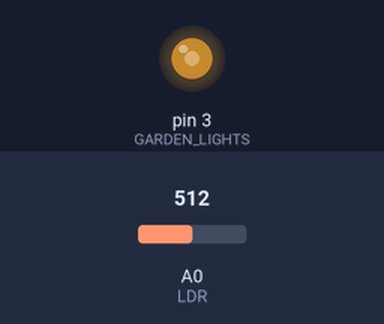
The sketch below on a simulated Arduino Uno, built with avr-gcc and run on an emulated ATmega328P. On the bench: output pins drawn as LEDs (lit = HIGH). The test bench sets the inputs (shaded band); at power-on: A0 (LDR) = 512.

Above: at 1.2 s.
1.3 s: A0 (LDR) set to 306
At 2.2 s:
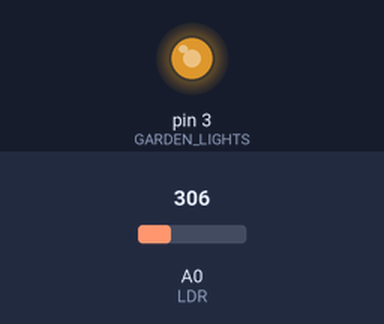
2.8 s: A0 (LDR) set to 122
At 3.4 s:
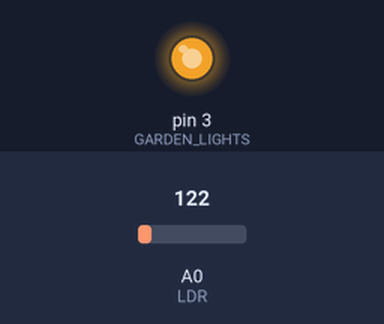
4.3 s: A0 (LDR) set to 900
At 4.7 s:
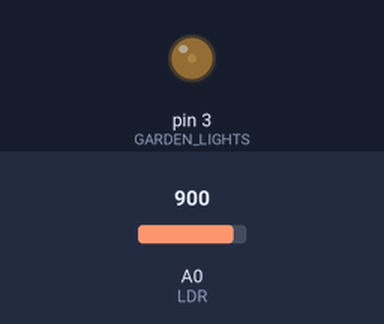
5.8 s: A0 (LDR) set to 1023
At 7.1 s:
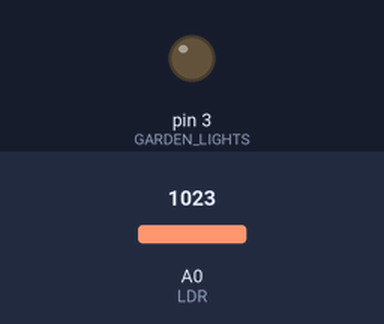
Timing chart, 0 to 8.3 s (numbered marks = the images above; inputs shaded):
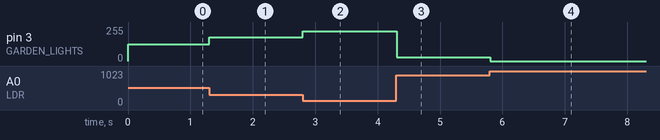

The sketch:

ldr.ino
```cpp
#define GARDEN_LIGHTS  3
#define LDR            A0

void setup() {
  // put your setup code here, to run once:
  pinMode(GARDEN_LIGHTS,OUTPUT);
  pinMode(LDR,INPUT);


}
unsigned int adc_val;

void loop() {
  // put your main code here, to run repeatedly:
  adc_val=analogRead(A0);
  adc_val=255-(adc_val/4);
  analogWrite(GARDEN_LIGHTS,adc_val);
  delay(100);

}
```

Measured:
- after the input at 1.3 s, pin 3 (GARDEN_LIGHTS): 127/255 → 179/255 at once
- after the input at 2.8 s, pin 3 (GARDEN_LIGHTS): 179/255 → 225/255 at once
- after the input at 4.3 s, pin 3 (GARDEN_LIGHTS): 225/255 → 30/255 at once
- after the input at 5.8 s, pin 3 (GARDEN_LIGHTS): 30/255 → 0/255 at once
